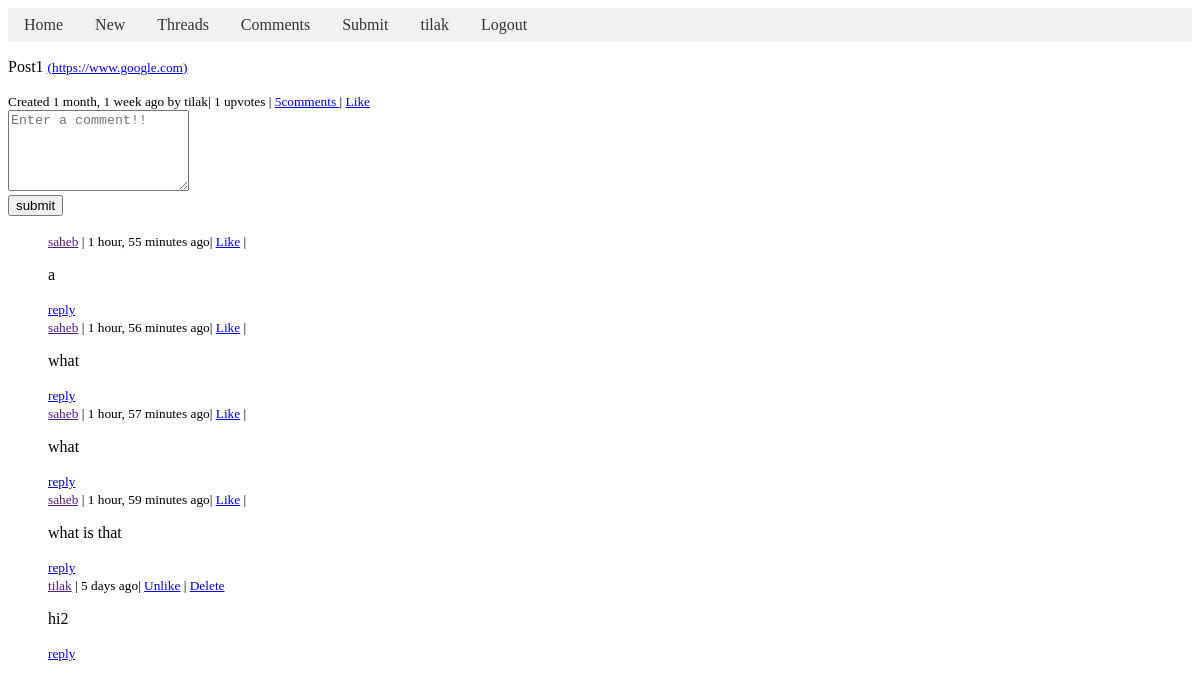
Screenshot of /item/?id=1&reply_to=post (signed in) with the database file from the repository.
### base/models.py (models this page shows, shortened)
class User(AbstractUser):
    name = models.TextField(max_length=200, null=True)
    username = models.TextField(max_length=200, null=False, unique=True)
    email = models.EmailField(null=True)
    about = models.TextField(max_length=200, null=True)
    created = models.DateTimeField(auto_now_add=True)
    fav_posts = models.ManyToManyField('Post', related_name='fav_by')
    fav_comments = models.ManyToManyField('Comment', related_name='fav_by')
    def __str__(self):
        return self.username

class Post(models.Model):
    title = models.TextField(max_length=200, null=False)
    url = models.URLField(null=False, unique=True)
    body = models.TextField(max_length=200, null=True)
    created = models.DateTimeField(auto_now_add=True)
    user = models.ForeignKey(User, on_delete=models.CASCADE)
    up_users = models.ManyToManyField(User, related_name='upvoted_posts')

class Comment(models.Model):
    user = models.ForeignKey(User, on_delete=models.CASCADE)
    created = models.DateTimeField(auto_now_add=True)
    parent = models.ForeignKey('self', on_delete=models.CASCADE, blank=True, null=True)
    body = models.TextField(max_length=200)
    post = models.ForeignKey(Post, on_delete=models.CASCADE, default=1)
    up_users = models.ManyToManyField(User, related_name='upvoted_comments')
    class Meta:
        ordering = ['-created']

### base/views.py (the view, shortened to what this page needs)
# urls.py: path('item/', views.items, name='items'),
def items(request):
    pk = request.GET.get('id')
    reply_to = request.GET.get('reply_to')
    if reply_to == 'post':
        post = Post.objects.get(id=pk)
        comments = Comment.objects.filter(post=post, parent=None)
        context = {"comments" : comments, "post" : post}
    return render(request, 'base/items.html', context)

### base/templates/base/items.html (shortened to what this page needs)
{% extends 'main.html' %}
{% block content %}
<div>
    {% if post is not None %}
        <p>
            {{post.title}}
            <small><a href="{{post.url}}" target="_blank">({{post.url}})</a>
            </small>
        </p>
        <small>Created {{post.created|timesince}} ago by {{post.user}}| {{post.up_users.count}} upvotes |
            <a href="{% url 'items' %}?id={{post.id}}&reply_to=post">{{post.comment_set.count}}comments </a>
            | {% if request.user not in post.up_users.all %} <a href="{% url 'upvote' 'p' post.id%}">Like</a>
            {% else %} <a href="{% url 'dvote' 'p' post.id%}">Unlike</a>{% endif %}
        </small>
    {% endif %}
</div>
<div>
    {% include 'base/comment_form.html' %}
</div>
{% include 'base/comment_tree.html' with comments=comments %}
{% endblock content %}

### templates/navbar.html
<header>
    <div>
        <div class="navbar">
            <a href="{% url 'home' %}">Home</a>
            <a href="{% url 'new' %}">New</a>
            {% if request.user.is_authenticated %}
            <a href="{% url 'thread'%}">Threads</a>
            {% endif %}
            <a href="{% url 'comment' %}">Comments</a>
            <a href="{% url 'submit' %}">Submit</a>
            {% if request.user.is_authenticated %}
            <a href="{% url 'user' %}?id={{request.user.username}}">{{request.user.username}}</a>  <a href="{% url 'login_form' %}">Logout</a>
            {% else %}
            <a href="{% url 'login_form' %}">Login</a>
            {% endif %}
          </div>
    </div>
</header>

### base/templates/base/comment_tree.html (shortened to what this page needs)
<ul style="list-style: none;">
    {% for comment in comments %}
        <li>
            <div>
                <small><a href="" target="_blank">{{comment.user}}</a> |
                    {{comment.created|timesince}} ago| {% if request.user not in comment.up_users.all %} <a href="{% url 'upvote' 'c' comment.id %}">Like</a>
                    {% else %} <a href="{% url 'dvote' 'c' comment.id %}">Unlike</a>{% endif %} | {% if request.user == comment.user %} <a href = "{% url 'deleteComment' %}?id={{comment.id}}">Delete</a>{% endif %}
                </small>
                <p>
                     {{comment.body}}
                </p>
                <small>
                    <a href="{% url 'items' %}?id={{comment.id}}&reply_to=comment">reply</a>
                </small>
            </div>
        </li>
    {% endfor %}
</ul>

### templates/main.html (style rules this page uses)
.navbar { background-color: #f1f1f1; overflow: hidden; }
.navbar a { float: left; display: block; padding: 8px 16px; text-decoration: none; color: #333; }

### rows the page displays
User: user.username "tilak"
Post: title "Post1", url "https://www.google.com", created "1 month, 1 week", user "tilak", up_users.count "1", comment_set.count "5"
Comment: user "saheb", created "1 hour, 55 minutes", shows "Like", body "a"
Comment: user "saheb", created "1 hour, 56 minutes", shows "Like", body "what"
Comment: user "saheb", created "1 hour, 57 minutes", shows "Like", body "what"
Comment: user "saheb", created "1 hour, 59 minutes", shows "Like", body "what is that"
Comment: user "tilak", created "5 days", shows "Unlike", body "hi2"
